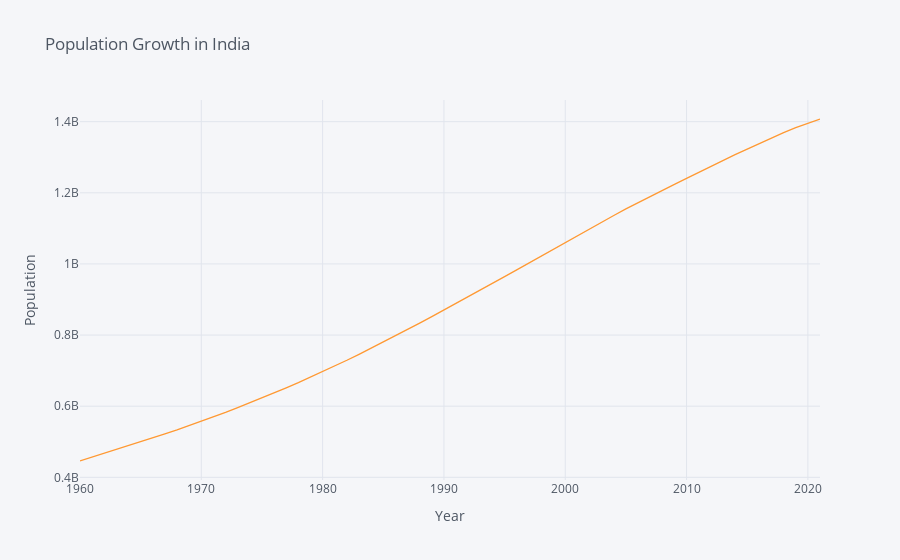

The notebook cell saved with this chart:
### Code cell
import cufflinks as cf
cf.go_offline()

IND_DATA.index = IND_DATA.index.astype(int)
IND_DATA.head()

IND_DATA.iplot(title="Population Growth in India",yTitle='Population',xTitle='Year')
